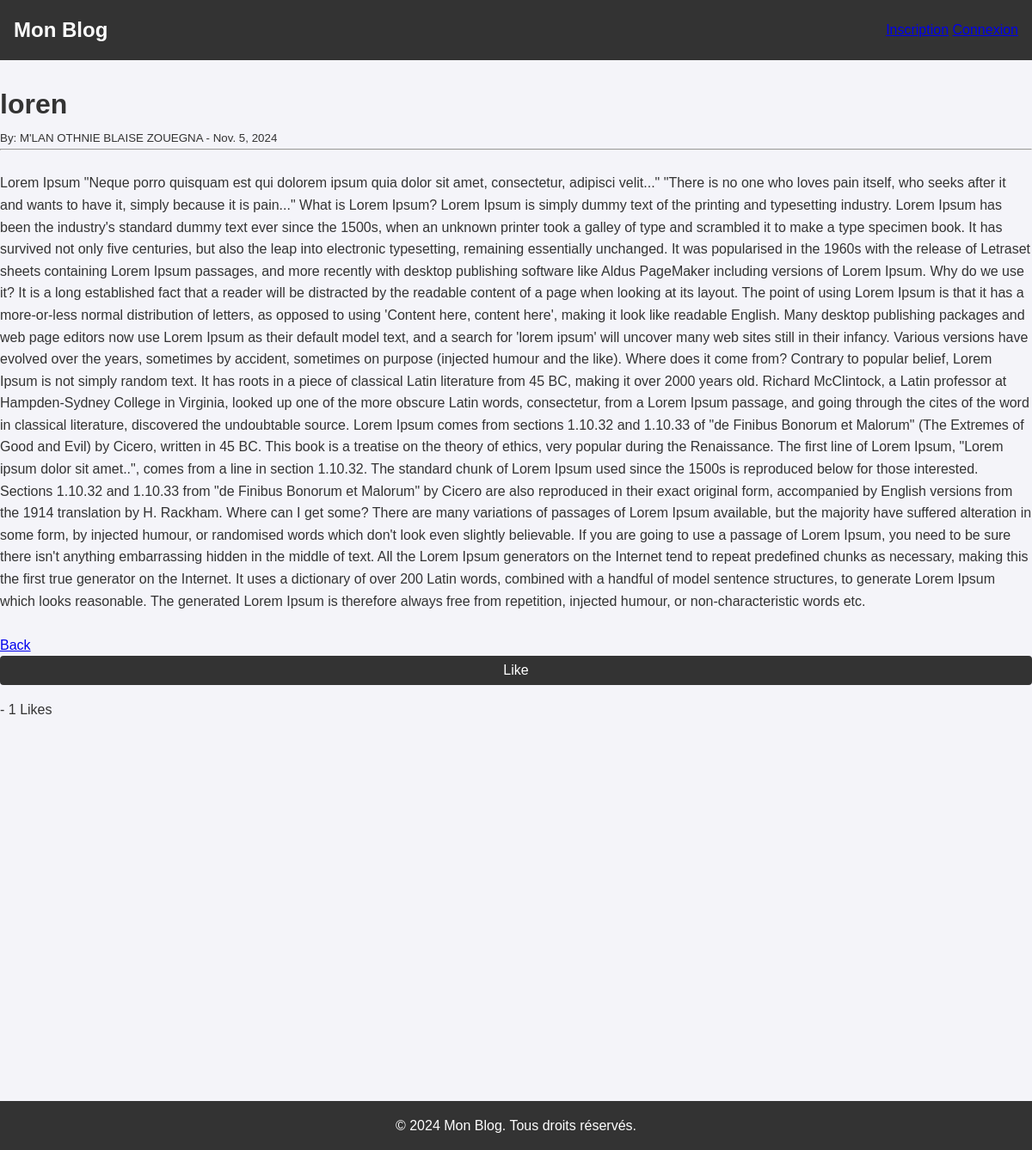
/article/14, run on the app's committed database.
### theblog/models.py (models this page shows)
class Post(models.Model):
    title = models.CharField(max_length=255)
    title_tag = models.CharField(max_length=255, blank=True, null=True)
    body = models.TextField()
    author = models.ForeignKey(User, on_delete=models.CASCADE)
    post_date = models.DateField(auto_now_add=True)
    likes = models.ManyToManyField(User, related_name='liked_posts', blank=True)
    image = models.ImageField(upload_to='post_images/', blank=True, null=True)
    caption = models.TextField(blank=True, null=True)
    def total_likes(self):
        return self.likes.count()

### theblog/views.py (the view)
# urls.py: path('article/<int:pk>',ArticleDetailView.as_view(), name="article-detail"),
class ArticleDetailView(DetailView):
    model = Post
    template_name = 'article_details.html'
    def get_context_data(self, *args, **kwargs):
        context = super(ArticleDetailView, self).get_context_data(*args, **kwargs)
        stuff = get_object_or_404(Post, id=self.kwargs['pk'])
        total_likes = stuff.total_likes()
        context['total_likes'] = total_likes
        return context

### theblog/templates/article_details.html (shortened to what this page needs)
{% extends 'base.html' %}
{% block content %}
<h1>{{ post.title }}  </h1>
<small>By:
     {{ post.author.first_name }}
    {{ post.author.last_name }} -
    {{ post.post_date }}
</small><br/>
<hr>
<br/>
{{ post.body }}
<br/><br/>
<a href="{% url 'home' %}">Back</a>
<br/>
<form action="{% url 'like-post' post.pk %}" method="POST">
    <button type="submit" name="post_id" value="{{ post.id }}" class="btn btn-primary btn-sm">
        Like
    </button>
    - {{ total_likes }} Likes
</form>
{% endblock %}

### static/css/style_base.css (style rules this page uses)
* { margin: 0; padding: 0; box-sizing: border-box; }
body { font-family: Arial, sans-serif; background-color: #f4f4f9; color: #333; line-height: 1.6; }
form { display: flex; flex-direction: column; gap: 1rem; }
button, .btn { background-color: #333; color: #fff; border: none; padding: 0.5rem 1rem; border-radius: 4px; cursor: pointer; transition: background-color 0.3s ease; font-size: 1rem; }

### data on the page
Post: title "loren", author.first_name "M'LAN OTHNIE BLAISE", author.last_name "ZOUEGNA", post_date "Nov. 5, 2024", body "Lorem Ipsum \"Neque porro quisquam est qui dolorem ipsum quia dolor sit amet, consectetur, adipisci velit...\" \"There is no one who loves pain itself, who seeks after it and wants to have it, simply because it is pain...\" What is Lorem Ipsum? Lorem Ipsum is simply dummy text of the printing and typesetting industry. Lorem Ipsum has been the industry's standard dummy text ever since the 1500s, when an unknown printer took a galley of type and scrambled it to make a type specimen book. It has survived not only five centuries, but also the leap into electronic typesetting, remaining essentially unchanged. It was popularised in the 1960s with the release of Letraset sheets containing Lorem Ipsum…"

### other printed values
{{ total_likes }} "1"
